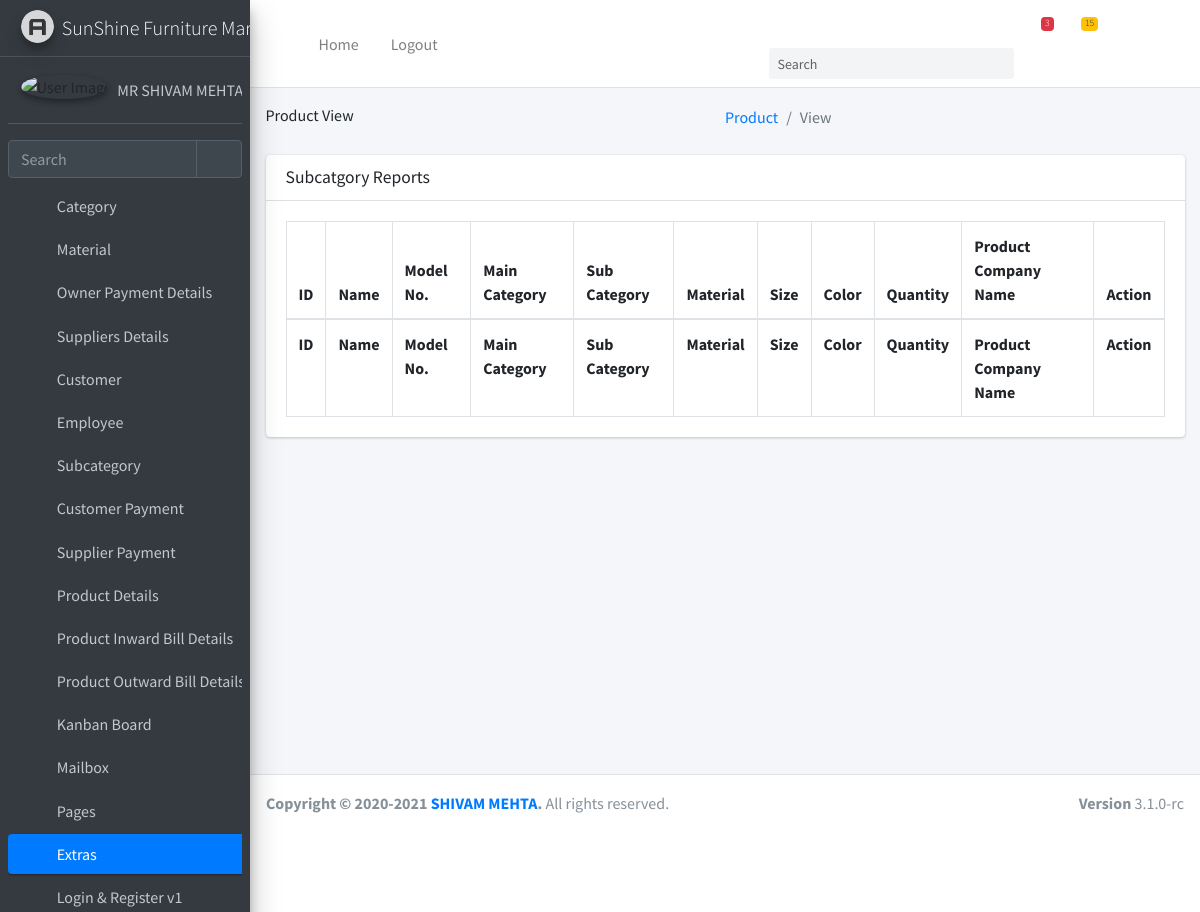
/product/view/ (upper part), run on an earlier commit of the app's database.
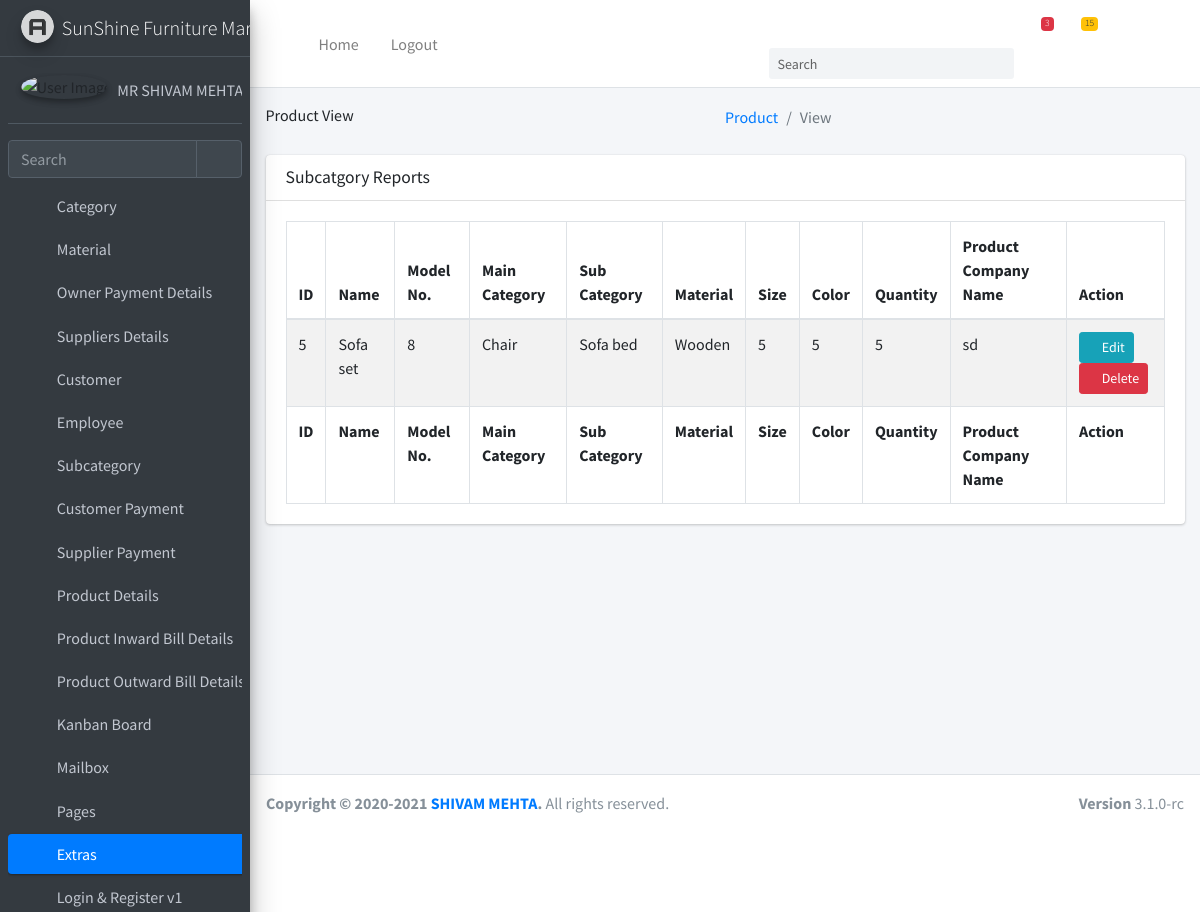
And on a later commit of the database.
### product/models.py (models this page shows, shortened)
class product(models.Model):
    name=models.CharField(max_length=100)
    serno=models.CharField(max_length=100)
    maincategory=models.ForeignKey(category,on_delete=models.CASCADE,related_name='category')
    size=models.CharField(max_length=100)
    color=models.CharField(max_length=100)
    qun=models.CharField(max_length=100)
    companyname=models.CharField(max_length=100)
    materials=models.ForeignKey(material,on_delete=models.CASCADE,related_name='material')
    subcategory=models.ForeignKey(subcategory,on_delete=models.CASCADE,related_name='subcategory')

### category/models.py (models this page shows, shortened)
class category(models.Model):
    name=models.CharField(max_length=80)
    description=models.TextField(null=True,blank=True)

### subcategory/models.py (models this page shows, shortened)
class subcategory(models.Model):
    name=models.CharField(max_length=90)
    description=models.TextField(null=True,blank=True)
    maincategory=models.ForeignKey(category,on_delete=models.CASCADE,related_name='subcategory')

### material/models.py (models this page shows, shortened)
class material(models.Model):
    name=models.CharField(max_length=80)
    description = models.TextField(null=True, blank=True)

### product/views.py (the view)
# urls.py: path("view/", Viewproduct.as_view(), name="product-view"),
class Viewproduct(ListView):
    model = product
    context_object_name = 'product'

### product/templates/product/product_list.html (shortened to what this page needs)
{% extends "users/layout.html" %}
{% load static  %}
{% load crispy_forms_field %}
{% block extra_css %}
  <link rel="stylesheet" href="{% static 'plugins/datatables-bs4/css/dataTables.bootstrap4.min.css'%}">
  <link rel="stylesheet" href="{% static 'plugins/datatables-responsive/css/responsive.bootstrap4.min.css'%}">
  <link rel="stylesheet" href="{% static 'plugins/datatables-buttons/css/buttons.bootstrap4.min.css'%}">
{% endblock %}
{% block header_title %}
    Product View
{% endblock %}
{% block breadcrumb %}
    <ol class="breadcrumb float-sm-right">
              <li class="breadcrumb-item"><a href="#">Product</a></li>
              <li class="breadcrumb-item active">View</li>
            </ol>
{% endblock %}
{% block body%}
    <section class="content">
      <div class="container-fluid">
        <div class="row">
          <div class="col-12">
            <div class="card">
              <div class="card-header">
                <h3 class="card-title">Subcatgory Reports</h3>
              </div>
              <div class="card-body">
                <table id="example1" class="table table-bordered table-striped">
                  <thead>
                  <tr>
                    <th>ID</th>
                    <th>Name</th>
                    <th>Model No.</th>
                      <th>Main Category</th>
                      <th>Sub Category</th>
                      <th>Material</th>
                      <th>Size</th>
                      <th>Color</th>
                      <th>Quantity</th>
                      <th>Product Company Name</th>
                    <th>Action</th>
                  </tr>
                  </thead>
                  <tbody>
                   {% for cate in product %}
                       <tr>
                       <td> {{ cate.id }}</td>
                       <td>{{ cate.name }}</td>
                       <td>{{ cate.serno}}</td>
                       <td>{{ cate.maincategory.name }}</td>
                           <td>{{ cate.subcategory.name }}</td>
                           <td>{{ cate.materials.name }}</td>
                           <td>{{ cate.size }}</td>
                           <td>{{ cate.color }}</td>
                           <td>{{ cate.qun }}</td>
                           <td>{{ cate.companyname }}</td>
                       <td><a class="btn btn-info btn-sm" href="{% url 'product-update' cate.id %}">
                              <i class="fas fa-pencil-alt">
                              </i>
                              Edit
                          </a>
                        <a class="btn btn-danger btn-sm" href="{% url 'product-delete' cate.id %}">
                              <i class="fas fa-trash">
                              </i>
                              Delete
                          </a>
                       </td>
                       </tr>
                   {% endfor %}
                  </tbody>
                  <tfoot>
                  <tr>
                   <th>ID</th>
                    <th>Name</th>
                    <th>Model No.</th>
                      <th>Main Category</th>
                      <th>Sub Category</th>
                      <th>Material</th>
                      <th>Size</th>
                      <th>Color</th>
                      <th>Quantity</th>
                      <th>Product Company Name</th>
                    <th>Action</th>
                  </tr>
                  </tfoot>
                </table>
              </div>
            </div>
          </div>
        </div>
      </div>
    </section>
{% endblock %}

### users/templates/users/layout.html (shortened to what this page needs)
<!DOCTYPE html>
{% load static %}
<html lang="en">
<head>
  <link rel="stylesheet" href="{% static 'plugins/fontawesome-free/css/all.min.css'%}">
  <link rel="stylesheet" href="{% static 'dist/css/adminlte.min.css'%}">
    {% block extra_css %} {% endblock %}
</head>
<body class="hold-transition sidebar-mini">
<div class="wrapper">
  <nav class="main-header navbar navbar-expand navbar-white navbar-light">
    <ul class="navbar-nav">
      <li class="nav-item">
        <a class="nav-link" data-widget="pushmenu" href="#" role="button"><i class="fas fa-bars"></i></a>
      </li>
      <li class="nav-item d-none d-sm-inline-block">
        <a href="../../index3.html" class="nav-link">Home</a>
      </li>
      <li class="nav-item d-none d-sm-inline-block">
        <a href="{% url 'logout' %}" class="nav-link">Logout</a>
      </li>
    </ul>
    <ul class="navbar-nav ml-auto">
      <li class="nav-item">
        <a class="nav-link" data-widget="navbar-search" href="#" role="button">
          <i class="fas fa-search"></i>
        </a>
        <div class="navbar-search-block">
          <form class="form-inline">
            <div class="input-group input-group-sm">
              <input class="form-control form-control-navbar" type="search" placeholder="Search" aria-label="Search">
              <div class="input-group-append">
                <button class="btn btn-navbar" type="submit">
                  <i class="fas fa-search"></i>
                </button>
                <button class="btn btn-navbar" type="button" data-widget="navbar-search">
                  <i class="fas fa-times"></i>
                </button>
              </div>
            </div>
          </form>
        </div>
      </li>
      <li class="nav-item dropdown">
        <a class="nav-link" data-toggle="dropdown" href="#">
          <i class="far fa-comments"></i>
          <span class="badge badge-danger navbar-badge">3</span>
        </a>
      </li>
      <li class="nav-item dropdown">
        <a class="nav-link" data-toggle="dropdown" href="#">
          <span class="badge badge-warning navbar-badge">15</span>
        </a>
      </li>
      <li class="nav-item">
        <a class="nav-link" data-widget="fullscreen" href="#" role="button">
          <i class="fas fa-expand-arrows-alt"></i>
        </a>
      </li>
      <li class="nav-item">
        <a class="nav-link" data-widget="control-sidebar" data-slide="true" href="#" role="button">
          <i class="fas fa-th-large"></i>
        </a>
      </li>
    </ul>
  </nav>
  <aside class="main-sidebar sidebar-dark-primary elevation-4">
    <a href="../../index3.html" class="brand-link">
      <img src="../../dist/img/AdminLTELogo.png"  class="brand-image img-circle elevation-3" style="opacity: .8">
      <span class="brand-text font-weight-light">SunShine Furniture Mart</span>
    </a>
    <div class="sidebar">
      <div class="user-panel mt-3 pb-3 mb-3 d-flex">
        <div class="image">
          <img src="../../dist/img/user2-160x160.jpg" class="img-circle elevation-2" alt="User Image">
        </div>
        <div class="info">
          <a href="#" class="d-block">MR SHIVAM MEHTA</a>
        </div>
      </div>
      <div class="form-inline">
        <div class="input-group" data-widget="sidebar-search">
          <input class="form-control form-control-sidebar" type="search" placeholder="Search" aria-label="Search">
          <div class="input-group-append">
            <button class="btn btn-sidebar">
              <i class="fas fa-search fa-fw"></i>
            </button>
          </div>
        </div>
      </div>
      <nav class="mt-2">
        <ul class="nav nav-pills nav-sidebar flex-column" data-widget="treeview" role="menu" data-accordion="false">
          <li class="nav-item">
            <a href="#" class="nav-link">
              <i class="nav-icon fas fa-book-open"></i>
              <p>
                Category
                <i class="right fas fa-angle-left"></i>
              </p>
            </a>
          </li>
          <li class="nav-item">
          <li class="nav-item">
            <a href="#" class="nav-link">
              <i class="nav-icon fas fa-th"></i>
              <p>
                Material
                <i class="fas fa-angle-left right"></i>
              </p>
            </a>
          <li class="nav-item">
            <a href="#" class="nav-link">
              <i class="nav-icon fas fa fa-dollar-sign"></i>
              <p>
                Owner Payment Details
                <i class="right fas fa-angle-left"></i>
              </p>
            </a>
          </li>
          <li class="nav-item">
            <a href="#" class="nav-link">
              <i class="nav-icon fas fa-truck"></i>
              <p>
                Suppliers Details
                <i class="fas fa-angle-left right"></i>
              </p>
            </a>
          </li>
          <li class="nav-item">
            <a href="#" class="nav-link">
              <i class="nav-icon fas fa-user-friends"></i>
              <p>
                Customer
                <i class="fas fa-angle-left right"></i>
              </p>
            </a>
          </li>
          <li class="nav-item">
            <a href="#" class="nav-link">
              <i class="nav-icon fas fa-user"></i>
              <p>
                Employee
                <i class="fas fa-angle-left right"></i>
              </p>
            </a>
          </li>
          <li class="nav-item">
            <a href="#" class="nav-link">
              <i class="nav-icon fas fa-database"></i>
              <p>
                Subcategory
                <i class="fas fa-angle-left right"></i>
              </p>
            </a>
          </li>
          <li class="nav-item">
            <a href="#" class="nav-link">
              <i class="nav-icon fas fa-database"></i>
              <p>
                Customer Payment
                <i class="fas fa-angle-left right"></i>
              </p>
            </a>
          </li>
          <li class="nav-item">
            <a href="#" class="nav-link">
              <i class="nav-icon fas fa-truck-loading"></i>
              <p>
                Supplier Payment
                <i class="fas fa-angle-left right"></i>
              </p>
            </a>
          </li>
          <li class="nav-item">
            <a href="#" class="nav-link">
              <i class="nav-icon fas fa-shopping-cart"></i>
              <p>
                Product Details
                <i class="fas fa-angle-left right"></i>
              </p>
            </a>
          </li>
          <li class="nav-item">
            <a href="#" class="nav-link">
              <i class="nav-icon fas fa-table"></i>
              <p>
                Product Inward Bill Details
                <i class="fas fa-angle-left right"></i>
              </p>
            </a>
          </li>
          <li class="nav-item">
            <a href="#" class="nav-link">
              <i class="nav-icon fas fa-table"></i>
              <p>
                Product Outward Bill Details
                <i class="fas fa-angle-left right"></i>
              </p>
            </a>
          </li>
          <li class="nav-item">
            <a href="../kanban.html" class="nav-link">
              <i class="nav-icon fas fa-columns"></i>
              <p>
                Kanban Board
              </p>
            </a>
          </li>
          <li class="nav-item">
            <a href="#" class="nav-link">
              <i class="nav-icon far fa-envelope"></i>
              <p>
                Mailbox
                <i class="fas fa-angle-left right"></i>
              </p>
            </a>
          </li>
          <li class="nav-item">
            <a href="#" class="nav-link">
              <i class="nav-icon fas fa-book"></i>
              <p>
                Pages
                <i class="fas fa-angle-left right"></i>
              </p>
            </a>
          </li>
          <li class="nav-item menu-open">
            <a href="#" class="nav-link active">
              <i class="nav-icon far fa-plus-square"></i>
              <p>
                Extras
                <i class="fas fa-angle-left right"></i>
              </p>
            </a>
            <ul class="nav nav-treeview">
              <li class="nav-item">
                <a href="#" class="nav-link">
                  <i class="far fa-circle nav-icon"></i>
                  <p>
                    Login & Register v1
                    <i class="fas fa-angle-left right"></i>
                  </p>
                </a>
              </li>
            </ul>
          </li>
        </ul>
      </nav>
    </div>
  </aside>
  <div class="content-wrapper">
    <section class="content-header">
      <div class="container-fluid">
        <div class="row mb-2">
          <div class="col-sm-6">
            {% block header_title %} <h1>Blank Page</h1> {% endblock %}
          </div>
        {% block breadcrumb %}{% endblock %}
        </div>
      </div>
    </section>
      {% block body %}{% endblock %}
  </div>
  <footer class="main-footer">
    <div class="float-right d-none d-sm-block">
      <b>Version</b> 3.1.0-rc
    </div>
    <strong>Copyright &copy; 2020-2021 <a href="https://github.com/Shivamehta-30">SHIVAM MEHTA</a>.</strong> All rights reserved.
  </footer>
</div>
</body>
</html>

What changed in the data, as far as the page shows it:
added product: id "5", name "Sofa set", serno "8", maincategory.name "Chair", subcategory.name "Sofa bed", materials.name "Wooden", size "5", color "5", qun "5", companyname "sd"
